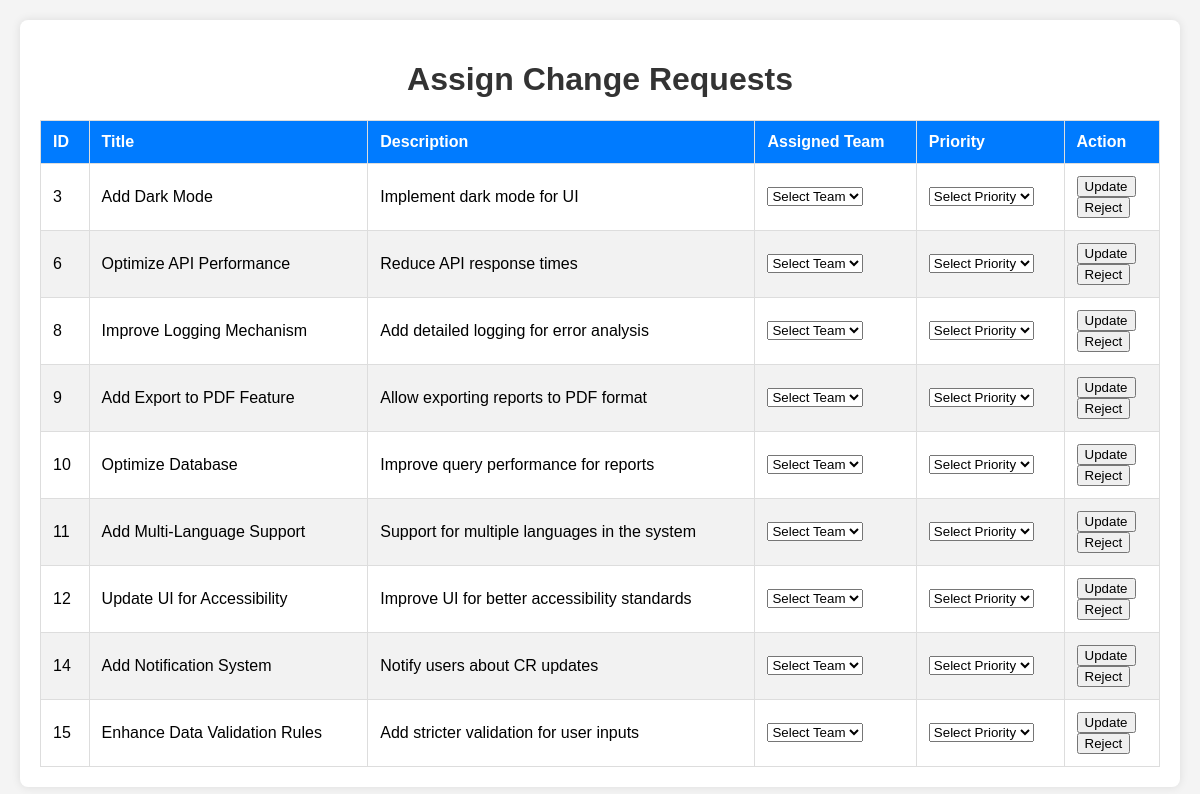
The app's page /managecr.php (signed in) with its own data.
### tables this page shows
CREATE TABLE crs (
  id int(11) NOT NULL,
  title varchar(100) NOT NULL,
  description text DEFAULT NULL,
  raised_by varchar(50) NOT NULL,
  raise_time timestamp NOT NULL DEFAULT current_timestamp(),
  status enum('unassigned','assigned','in_progress','completed') DEFAULT 'unassigned',
  assign_time timestamp NULL DEFAULT NULL,
  assigned_to varchar(50) DEFAULT NULL,
  completion_status enum('pending','completed') DEFAULT 'pending',
  cr_type varchar(100) DEFAULT NULL,
  cr_priority varchar(100) DEFAULT NULL
);

### managecr.php (the view, shortened to what this page needs)
<?php
include("connect.php");
$result = $conn->query("SELECT id, title, description, assigned_to, cr_priority FROM crs WHERE status='unassigned'");
$crs = $result->fetch_all(MYSQLI_ASSOC);
?>
<!DOCTYPE html>
<html lang="en">
<head>
    <link rel="stylesheet" href="styles.css">
</head>
<body>
    <div class="container">
    <h1>Assign Change Requests</h1>
        <table>
            <thead>
                <tr>
                    <th>ID</th>
                    <th>Title</th>
                    <th>Description</th>
                    <th>Assigned Team</th>
                    <th>Priority</th>
                    <th>Action</th>
                </tr>
            </thead>
            <tbody>
                <?php foreach ($crs as $cr): ?>
                    <tr>
                        <form method="POST">
                            <td><?= htmlspecialchars($cr['id']) ?></td>
                            <td><?= htmlspecialchars($cr['title']) ?></td>
                            <td><?= htmlspecialchars($cr['description']) ?></td>
                            <td>
                                <select name="team" required>
                                    <option value="">Select Team</option>
                                </select>
                            </td>
                            <td>
                                <select name="cr_priority" required>
                                    <option value="">Select Priority</option>
                                </select>
                            </td>
                            <td>
                                <button type="submit" name="action" value="update">Update</button><br>
                                <button type="submit" name="action" value="reject" formnovalidate>Reject</button>
                            </td>
                        </form>
                    </tr>
                <?php endforeach; ?>
            </tbody>
        </table>
    </div>
</body>
</html>

### styles.css (style rules this page uses)
body { font-family: Arial, sans-serif; background-color: #f4f4f4; margin: 0; padding: 20px; }
.container { max-width: 1200px; margin: auto; background: white; padding: 20px; border-radius: 8px; box-shadow: 0 0 10px rgba(0, 0, 0, 0.1); }
h1 { text-align: center; color: #333; }
table { width: 100%; border-collapse: collapse; margin-top: 20px; }
th, td { padding: 12px; border: 1px solid #ddd; text-align: left; }
th { background-color: #007BFF; color: white; }
tr:nth-child(even) { background-color: #f2f2f2; }

### records on screen
crs: id "3", title "Add Dark Mode", description "Implement dark mode for UI"
crs: id "6", title "Optimize API Performance", description "Reduce API response times"
crs: id "8", title "Improve Logging Mechanism", description "Add detailed logging for error analysis"
crs: id "9", title "Add Export to PDF Feature", description "Allow exporting reports to PDF format"
crs: id "10", title "Optimize Database", description "Improve query performance for reports"
crs: id "11", title "Add Multi-Language Support", description "Support for multiple languages in the system"
crs: id "12", title "Update UI for Accessibility", description "Improve UI for better accessibility standards"
crs: id "14", title "Add Notification System", description "Notify users about CR updates"
crs: id "15", title "Enhance Data Validation Rules", description "Add stricter validation for user inputs"
